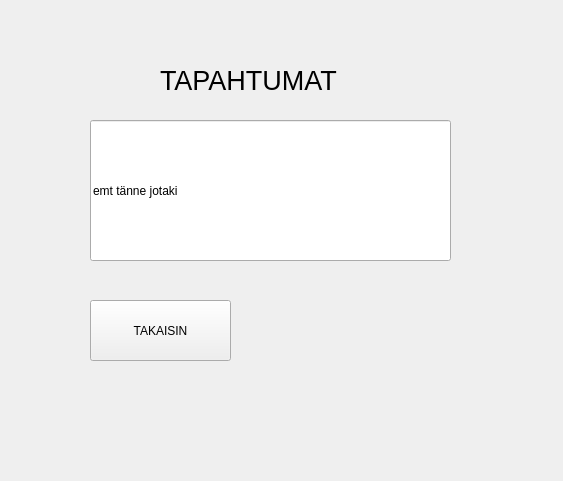
<?xml version="1.0" encoding="UTF-8"?>
<ui version="4.0">
 <class>tapahtumat</class>
 <widget class="QWidget" name="tapahtumat">
  <property name="geometry">
   <rect>
    <x>0</x>
    <y>0</y>
    <width>563</width>
    <height>481</height>
   </rect>
  </property>
  <property name="windowTitle">
   <string>Form</string>
  </property>
  <widget class="QPushButton" name="tapa_button_takaisin">
   <property name="geometry">
    <rect>
     <x>90</x>
     <y>300</y>
     <width>141</width>
     <height>61</height>
    </rect>
   </property>
   <property name="text">
    <string>TAKAISIN</string>
   </property>
  </widget>
  <widget class="QLabel" name="tapa_label_otsikko">
   <property name="geometry">
    <rect>
     <x>160</x>
     <y>50</y>
     <width>191</width>
     <height>61</height>
    </rect>
   </property>
   <property name="font">
    <font>
     <pointsize>20</pointsize>
    </font>
   </property>
   <property name="text">
    <string>TAPAHTUMAT</string>
   </property>
  </widget>
  <widget class="QLineEdit" name="tapa_line_tapahtumat">
   <property name="geometry">
    <rect>
     <x>90</x>
     <y>120</y>
     <width>361</width>
     <height>141</height>
    </rect>
   </property>
   <property name="text">
    <string>emt tänne jotaki</string>
   </property>
  </widget>
 </widget>
 <resources/>
 <connections/>
</ui>
